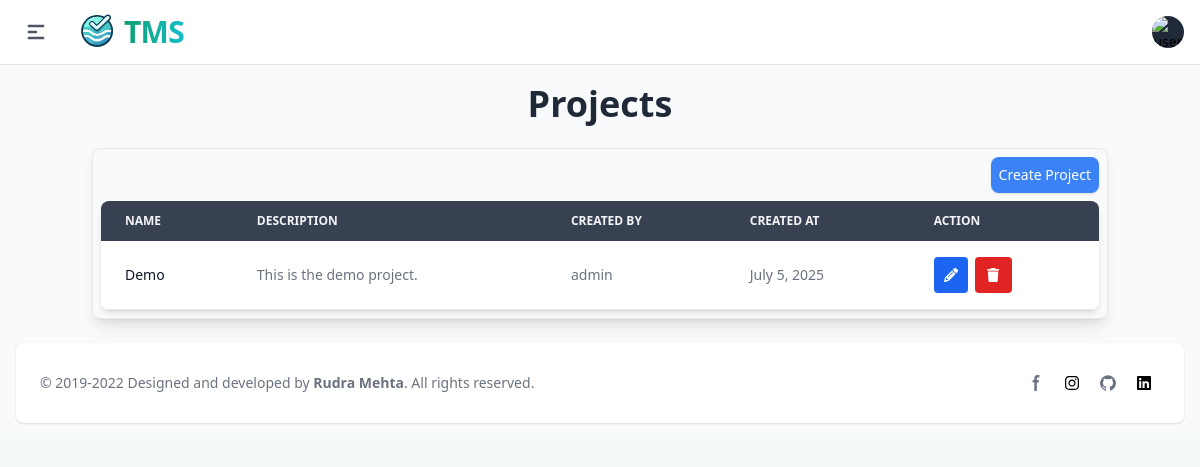
The app's page /projects/ (signed in) with its own data.
### apps/project_mgmt/models/project.py (models this page shows, shortened)
class Project(BaseModel, models.Model):
    name = models.CharField(max_length=200)
    description = models.TextField(blank=True, null=True)

### apps/project_mgmt/views/project.py (the view)
# urls.py: path("projects/", ProjectView.as_view(), name="projects"),
class ProjectView(View):
    def get(self, request):
        projects_list = Project.objects.select_related('created_by').values('id', 'name', 'description', 'created_by__username', 'created_at')
        context = {
            'project_list': projects_list
        }
        return render(request, 'project_mgmt/projects.html', context)

### utils/models/createupdateuser.py (called while the page is built)
    def __call__(self, request):
        _thread_locals.user = request.user
        response = self.get_response(request)
        return response

### utils/models/manager.py (called while the page is built)
    def get_queryset(self):
        return super(ObjectsManager, self).get_queryset()

### apps/templates/project_mgmt/projects.html (shortened to what this page needs)
{% extends "base/base.html" %}
{% block content %}
<div class="container mx-auto px-1 py-1 max-w-screen-">
    <h1 class="text-4xl font-bold text-center mb-6 text-gray-800 dark:text-gray-100">Projects</h1>
    <section class="bg-gray-50 border border-gray-200 dark:bg-gray-900 p-2 rounded-lg shadow-lg">
        <div class="flex flex-wrap justify-end mb-2 space-y-2 sm:space-y-0 sm:space-x-2">
            <a href="{% url "add_project" %}" class="w-full text-sm sm:w-auto py-2 px-2 bg-primary-500 text-white rounded-lg shadow hover:bg-primary-600 focus:outline-none focus:ring-2 focus:ring-primary-200 focus:ring-offset-2">
                Create Project
            </a>
        </div>
        <div class="bg-white dark:bg-gray-800 rounded-lg shadow-md overflow-hidden">
            <div class="overflow-x-auto block">
                <table class="min-w-full text-nowrap text-sm text-left text-gray-500 dark:text-gray-400">
                    <thead class="text-xs uppercase bg-gray-700 text-gray-100 dark:bg-gray-700 dark:text-gray-400">
                        <tr>
                            <th scope="col" class="px-6 py-3">Name</th>
                            <th scope="col" class="px-6 py-3">Description</th>
                            <th scope="col" class="px-6 py-3">Created By</th>
                            <th scope="col" class="px-6 py-3">Created At</th>
                            <th scope="col" class="px-6 py-3">Action</th>
                        </tr>
                    </thead>
                    <tbody class="bg-white dark:bg-gray-800">
                        {% for project in project_list %}
                        <tr class="border-b dark:border-gray-700 hover:bg-gray-100 dark:hover:bg-gray-700 transition">
                            <th scope="row" class="px-6 py-4 font-medium text-gray-900 dark:text-white whitespace-nowrap">
                               {{project.name}}
                            </th>
                            <td class="px-6 py-4"> {{project.description}}</td>
                            <td class="px-6 py-4">{{project.created_by__username}}</td>
                            <td class="px-6 py-4">{{project.created_at|date}}</td>
                            <td class="px-6 py-4 items-center space-x-1 block">
                                <a href="{% url "edit_project" project.id %}" class="inline-block text-white bg-blue-600 hover:bg-blue-800 dark:bg-blue-400 dark:hover:bg-blue-600 focus:outline-none focus:ring-2 focus:ring-blue-200 focus:ring-offset-2 rounded px-2.5 py-2">
                                    <i class="fas fa-pencil"></i>
                                </a>
                                <form id="deleteForm" method="post" class="inline-block">
                                    <button type="button" onclick="get_action('{% url "delete_project" project.id %}')" id="deleteButton" data-modal-target="deleteModal" data-modal-toggle="deleteModal" class="text-white bg-red-600 hover:bg-red-800 dark:bg-red-400 dark:hover:bg-red-600 focus:outline-none focus:ring-2 focus:ring-red-200 focus:ring-offset-2 rounded px-3 py-2">
                                        <i class="fas fa-trash"></i>
                                    </button>
                                </form>
                            </td>
                        </tr>
                        {% endfor %}
                    </tbody>
                </table>
            </div>
        </div>
    </section>
</div>
{% endblock content %}

### records on screen
Project: name "Demo", description "This is the demo project.", created_by__username "admin", created_at "July 5, 2025"
